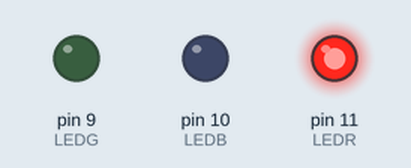
This sketch was run on a simulated Arduino Uno, built with avr-gcc and run on an emulated ATmega328P. On the bench: output pins drawn as LEDs (lit = HIGH).

Above: at 0.1 s.
At 3.1 s:
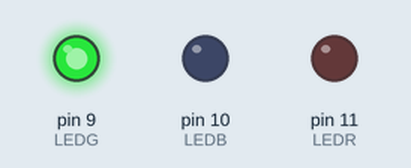
At 9.1 s:
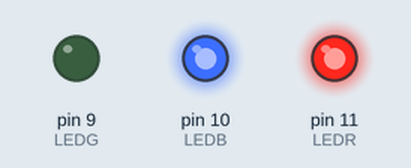
At 18.1 s:
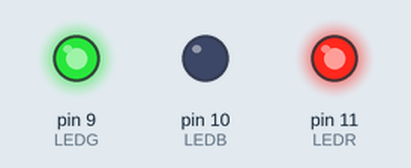
At 27.1 s:
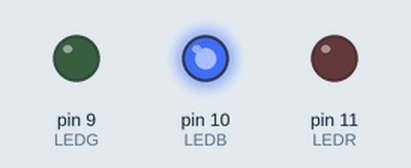
At 36.1 s:
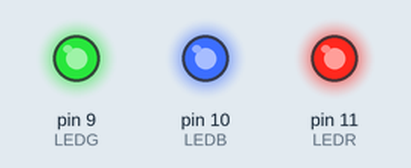
Timing chart, 0 to 40.0 s (numbered marks = the images above):
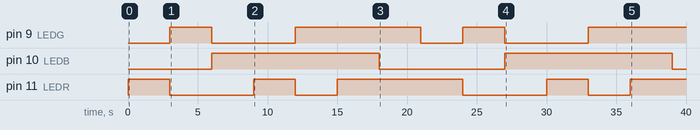

The sketch:

CodigoGeneradorColor.ino
```cpp
int LEDR = 11;  //Definimos las 3 salidas digitales PWM
int LEDG = 9;
int LEDB = 10;
void setup ()
{
 //Serial.begin(9600); //iniciamos comunicación para mostrar por pantalla la información recibida de la placa

 pinMode(LEDR,OUTPUT); // los pins digitales serán de salida
 pinMode(LEDG,OUTPUT);
 pinMode(LEDB,OUTPUT);
}

void loop()
{

 digitalWrite(LEDR, HIGH); // Como las entradas analógicas tienen una resolución máxima de 1024 estados y el PWM tiene una resolución de 256, tendremos que dividir el valor de la entrada
 //analógica entre 4 para hacer proporcional la lectura de la entrada analógica con la intensidad de salida de la salida digital PWM
 digitalWrite(LEDG, LOW);
 digitalWrite(LEDB, LOW);
 delay(3000);
  digitalWrite(LEDR, LOW);
  digitalWrite(LEDG, HIGH);
 digitalWrite(LEDB, LOW);

  delay(3000);
  digitalWrite(LEDR, LOW);
  digitalWrite(LEDG, LOW);
 digitalWrite(LEDB, HIGH);
   delay(3000);
   digitalWrite(LEDR, HIGH);
  digitalWrite(LEDG, LOW);
 digitalWrite(LEDB, HIGH);
   delay(3000);
   digitalWrite(LEDR, LOW);
  digitalWrite(LEDG, HIGH);
 digitalWrite(LEDB, HIGH);
   delay(3000);
   digitalWrite(LEDR, HIGH);
  digitalWrite(LEDG, HIGH);
 digitalWrite(LEDB, HIGH);
   delay(3000);
   digitalWrite(LEDR, HIGH);
  digitalWrite(LEDG, HIGH);
 digitalWrite(LEDB, LOW);
   delay(3000);
}
```

Measured:
- by itself, pin 9 (LEDG): goes HIGH 3.0 s, LOW 6.0 s, HIGH 9.0 s, LOW 3.0 s, HIGH 3.0 s, LOW 6.0 s, then HIGH
- by itself, pin 10 (LEDB): alternates HIGH for 12.0 s and LOW for 9.0 s
- by itself, pin 11 (LEDR): LOW → HIGH at 0.00 s, → LOW 3.0 s later, → HIGH 6.0 s later, → LOW 3.0 s later, … (9 changes in this stretch)
